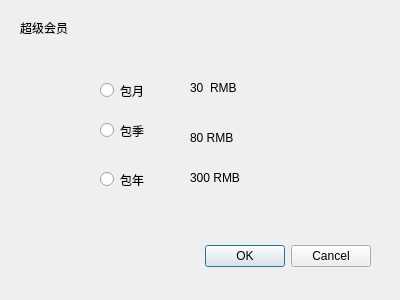
<?xml version="1.0" encoding="UTF-8"?>
<ui version="4.0">
 <class>VIPregist</class>
 <widget class="QDialog" name="VIPregist">
  <property name="geometry">
   <rect>
    <x>0</x>
    <y>0</y>
    <width>400</width>
    <height>300</height>
   </rect>
  </property>
  <property name="windowTitle">
   <string>Dialog</string>
  </property>
  <widget class="QDialogButtonBox" name="buttonBox">
   <property name="geometry">
    <rect>
     <x>30</x>
     <y>240</y>
     <width>341</width>
     <height>32</height>
    </rect>
   </property>
   <property name="orientation">
    <enum>Qt::Horizontal</enum>
   </property>
   <property name="standardButtons">
    <set>QDialogButtonBox::Cancel|QDialogButtonBox::Ok</set>
   </property>
  </widget>
  <widget class="QRadioButton" name="radioButton">
   <property name="geometry">
    <rect>
     <x>100</x>
     <y>80</y>
     <width>131</width>
     <height>21</height>
    </rect>
   </property>
   <property name="text">
    <string>包月</string>
   </property>
  </widget>
  <widget class="QRadioButton" name="radioButton_2">
   <property name="geometry">
    <rect>
     <x>100</x>
     <y>110</y>
     <width>121</width>
     <height>41</height>
    </rect>
   </property>
   <property name="text">
    <string>包季</string>
   </property>
  </widget>
  <widget class="QRadioButton" name="radioButton_3">
   <property name="geometry">
    <rect>
     <x>100</x>
     <y>170</y>
     <width>115</width>
     <height>19</height>
    </rect>
   </property>
   <property name="text">
    <string>包年</string>
   </property>
  </widget>
  <widget class="QLabel" name="label">
   <property name="geometry">
    <rect>
     <x>190</x>
     <y>80</y>
     <width>72</width>
     <height>15</height>
    </rect>
   </property>
   <property name="text">
    <string>30  RMB</string>
   </property>
  </widget>
  <widget class="QLabel" name="label_2">
   <property name="geometry">
    <rect>
     <x>190</x>
     <y>130</y>
     <width>72</width>
     <height>15</height>
    </rect>
   </property>
   <property name="text">
    <string>80 RMB</string>
   </property>
  </widget>
  <widget class="QLabel" name="label_3">
   <property name="geometry">
    <rect>
     <x>190</x>
     <y>170</y>
     <width>72</width>
     <height>15</height>
    </rect>
   </property>
   <property name="text">
    <string>300 RMB</string>
   </property>
  </widget>
  <widget class="QLabel" name="label_4">
   <property name="geometry">
    <rect>
     <x>20</x>
     <y>20</y>
     <width>72</width>
     <height>15</height>
    </rect>
   </property>
   <property name="text">
    <string>超级会员</string>
   </property>
  </widget>
 </widget>
 <resources/>
 <connections>
  <connection>
   <sender>buttonBox</sender>
   <signal>accepted()</signal>
   <receiver>VIPregist</receiver>
   <slot>accept()</slot>
   <hints>
    <hint type="sourcelabel">
     <x>248</x>
     <y>254</y>
    </hint>
    <hint type="destinationlabel">
     <x>157</x>
     <y>274</y>
    </hint>
   </hints>
  </connection>
  <connection>
   <sender>buttonBox</sender>
   <signal>rejected()</signal>
   <receiver>VIPregist</receiver>
   <slot>reject()</slot>
   <hints>
    <hint type="sourcelabel">
     <x>316</x>
     <y>260</y>
    </hint>
    <hint type="destinationlabel">
     <x>286</x>
     <y>274</y>
    </hint>
   </hints>
  </connection>
 </connections>
</ui>
